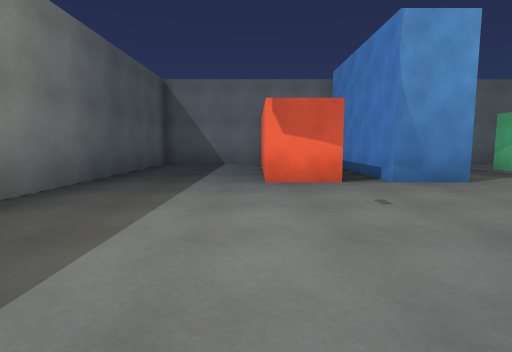
[1] (above)

19 first-person views from a walk through a Unity game level. The camera is 1.2 m above the floor, tilts 6° down and sees 80° across. The floor is counted in squares, 2 m on a side. Each view is taken from the middle of a square. On the plan, view 1 faces up. The plan holds only what a view shows up to about 9 squares ahead; the rest is blank. The player is left out.

[2]
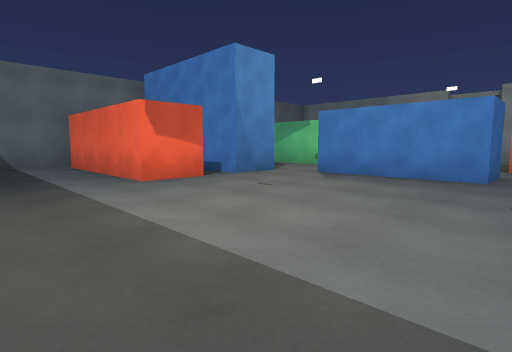

[3]
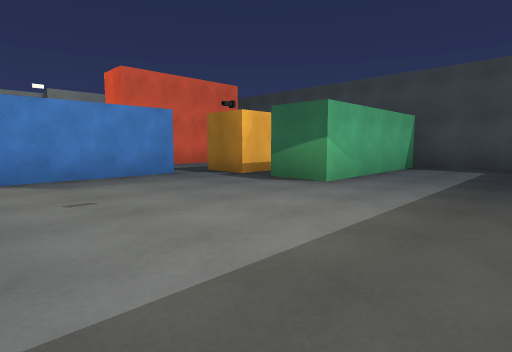

[4]
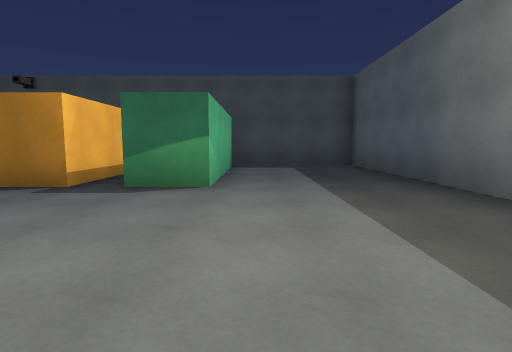

[5]
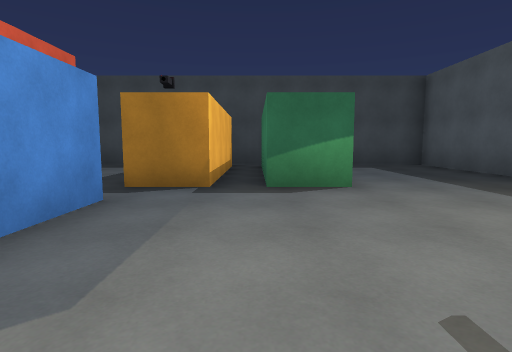

[6]
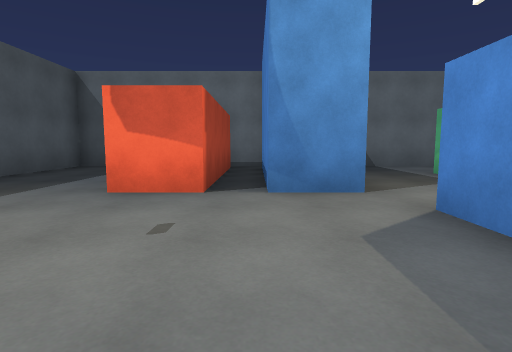

[7]
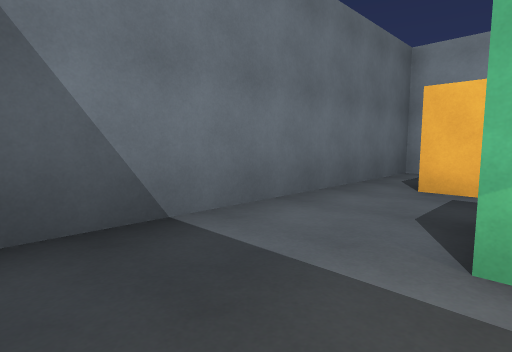

[8]
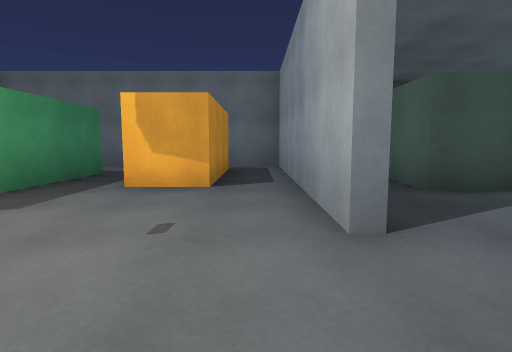

[9]
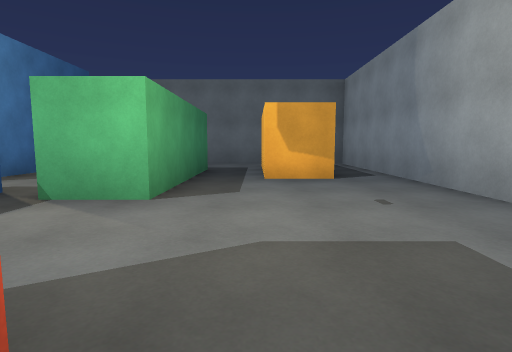

[10]
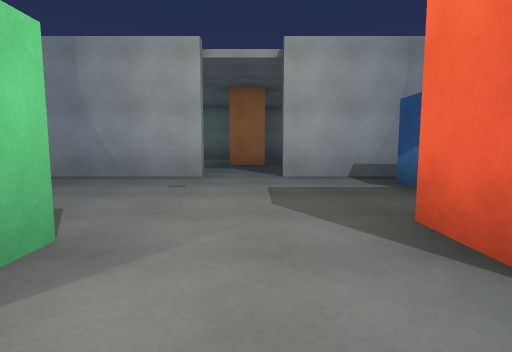

[11]
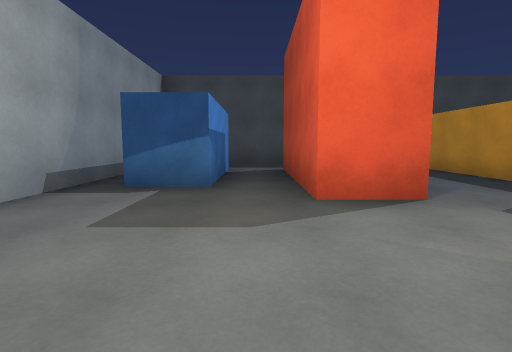

[12]
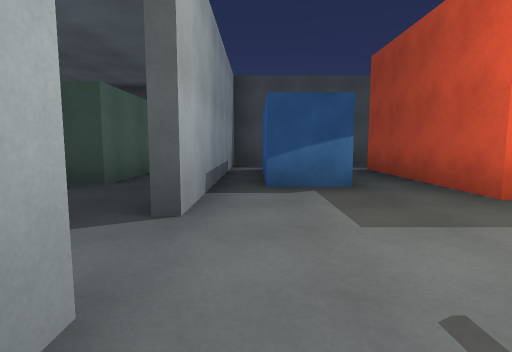

[13]
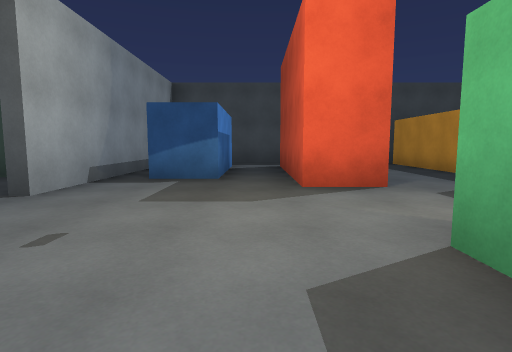

[14]
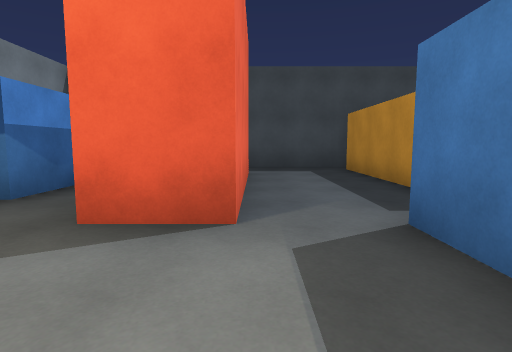

[15]
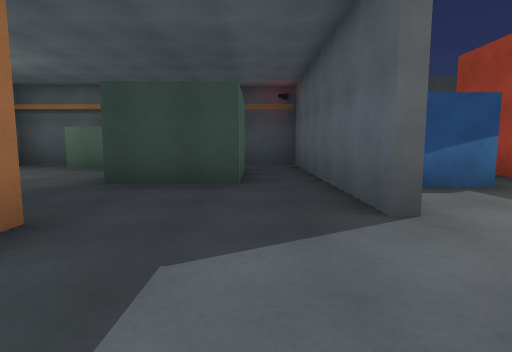

[16]
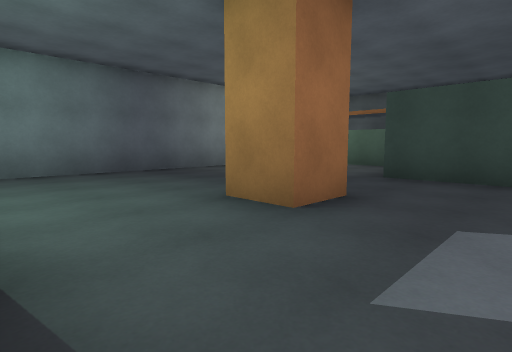

[17]
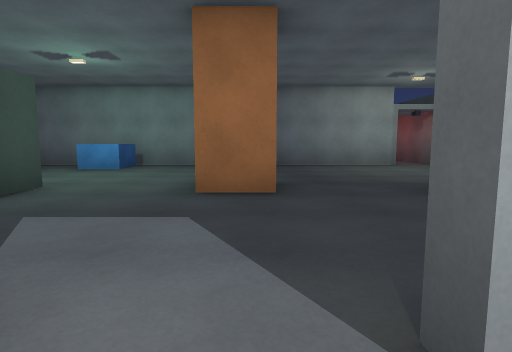

[18]
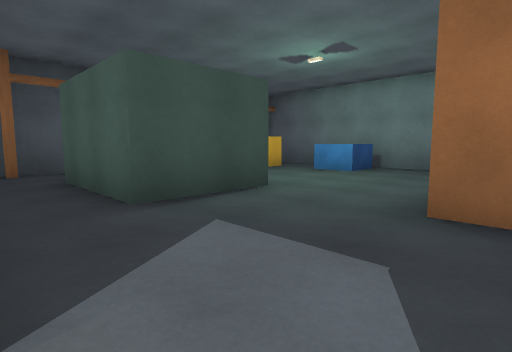

[19]
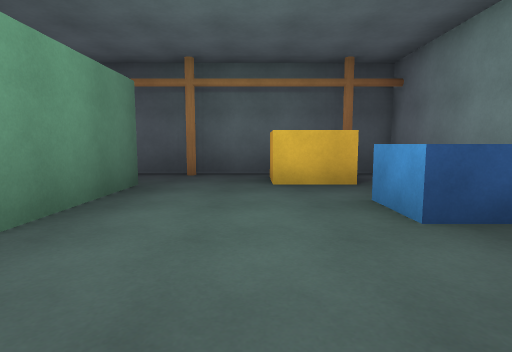

### Floor plan
Points are (right, up) in squares from view 1. A wall is a line through its corners. A room is listed if a view was taken in it or the views show most of it. See-through windows are left out.
Room 1 (views 1, 2, 3, 4, 5, 6)
walls: (2.2, 4.7) (2.2, 8.5); (-2.8, 0.8) (-2.8, -4.8) (2.9, -4.8); (3.6, 0.7) (3.6, 3.8); (1.4, 8.8) (1.4, 4.7) (0.2, 4.7) (0.2, 8.8); (2.2, 9.2) (-2.8, 9.2) (-2.8, 3.1); (0.6, -4.2) (0.6, -0.3) (1.8, -0.3) (1.8, -3.5); (2.6, -4.1) (2.6, -0.3) (3.9, -0.3)
ways out: opening at (3, 4) to room 2; opening at (4, 0) to room 3
Room 2 (view 7)
walls: (3.4, 6.5) (3.4, 5.5); (3.4, 4.7) (2.2, 4.7); (5.7, 5) (5.7, 7.2); (5.6, 9.2) (4.1, 9.2)
ways out: opening at (3, 4) to room 1; opening at (5, 3) to room 3; opening at (6, 8.5) to room 5
Room 3 (views 8, 9, 10, 11, 12, 13, 14, 17)
walls: (4.8, 1.8) (4.8, 0.7) (3.6, 0.7); (3.8, -0.9) (3.8, -4.2); (10.6, 2.9) (10.6, 9.2) (8.6, 9.2); (6.1, -3) (6.1, 0.7) (7.3, 0.7) (7.3, -3.2); (8.6, -3.2) (8.6, -0.3) (9.8, -0.3) (9.8, -2.5); (8.2, 5.5) (8.2, 8.2); (6.9, 7.2) (6.9, 3.2) (5.6, 3.2); (2.9, -4.8) (10.6, -4.8) (10.6, 1.5); (9.4, 8.2) (9.4, 5.2) (8.1, 5.2)
ways out: opening at (4, 0) to room 1; opening at (5, 3) to room 2; opening at (11, 2.5) to room 4; opening at (7.5, 6.5) to room 5; opening at (9, 9) to room 5
Room 4 (views 15, 16, 18, 19)
walls: (10.9, 1.5) (10.9, -4.8) (12.4, -4.8); (12.3, -2.6) (12.3, -0.5) (14.2, -0.5); (18.7, -2) (18.7, 9.2) (18.4, 9.2); (14.3, 7.5) (14.3, 5) (12.3, 5) (12.3, 7.5); (17.4, -4.8) (18.8, -4.8); (16.4, 9.2) (12.4, 9.2)
ways out: opening at (11, 2.5) to room 3; opening at (19, -3)
objects: other object (12, 9); other object (14, 2); other object (15, 9); other object (16, -4); other object (17, 8); other object (18, 6); other object (18, 9)
Room 5 (no view inside)
walls: (8.6, 9.2) (5.6, 9.2)
ways out: opening at (6, 8.5) to room 2; opening at (7.5, 6.5) to room 3; opening at (9, 9) to room 3

Where each view was taken, in squares from view 1:
view 1: 0 up, 0 right, facing up
view 2: 0 up, 2 left, facing up-right
view 3: 4 up, 2 left, facing down-right
view 4: 4 up, 0 right, facing down
view 5: 4 up, 2 right, facing down
view 6: 1 up, 2 right, facing up
view 7: 7 up, 4 right, facing up-right
view 8: 1 up, 10 right, facing up
view 9: 0 up, 8 right, facing up
view 10: 2 up, 5 right, facing right
view 11: 4 up, 8 right, facing down
view 12: 4 up, 10 right, facing down
view 13: 5 up, 8 right, facing down
view 14: 3 up, 6 right, facing down
view 15: 4 up, 12 right, facing down
view 16: 5 up, 12 right, facing down-right
view 17: 2 up, 10 right, facing right
view 18: 2 up, 11 right, facing up-right
view 19: 3 up, 16 right, facing up
